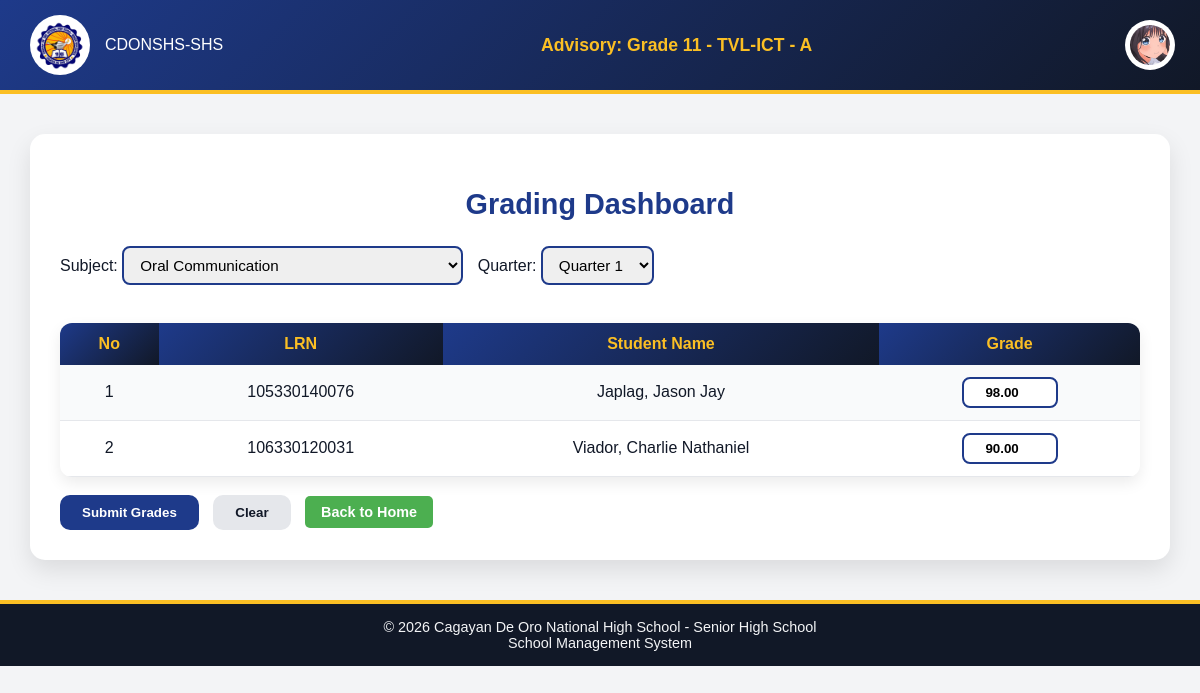
Before: /Website_Files/Teacher_Files/grading_page.php (signed in) with the older database file.
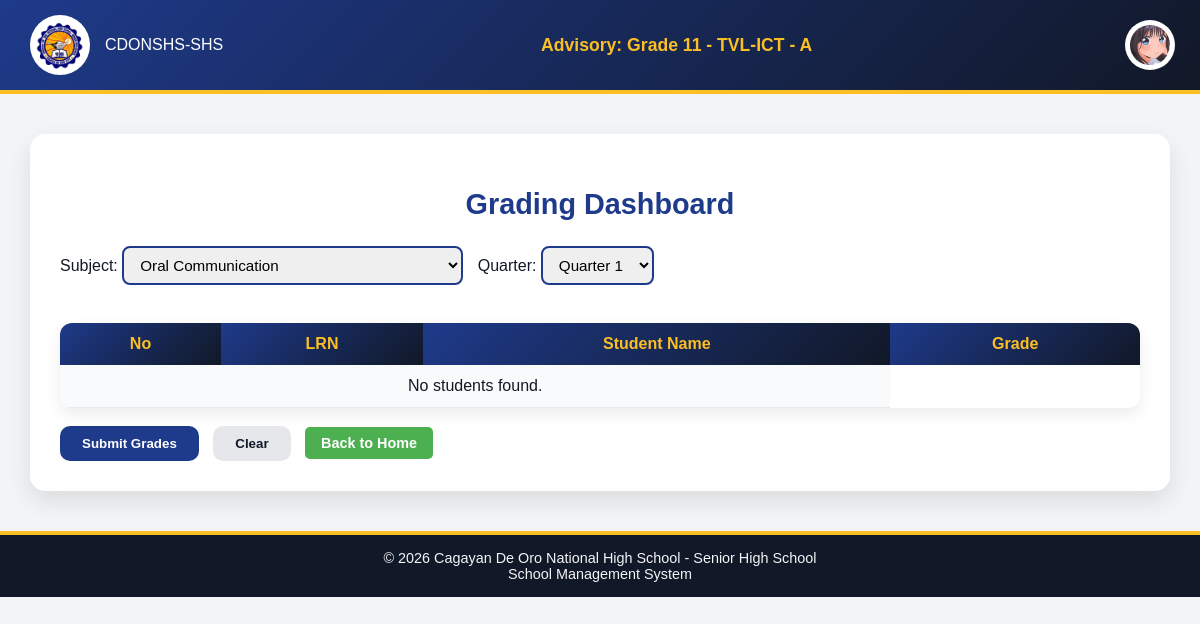
After: the same page with the newer database file.
### tables this page shows
CREATE TABLE `students` (
  `student_id` int(11) NOT NULL,
  `user_id` int(11) NOT NULL,
  `application_id` int(11) NOT NULL,
  `school_id` int(11) NOT NULL,
  `enrollment_status` enum('Active','Inactive','Graduated','Transferred') DEFAULT 'Active',
  `date_enrolled` date NOT NULL DEFAULT curdate(),
  `enlistment_status` enum('Not Enlisted','Pending','Enlisted','Rejected','Promoted') DEFAULT 'Not Enlisted',
  `school_year` varchar(9) DEFAULT NULL
);

CREATE TABLE `student_applications` (
  `application_id` int(11) NOT NULL,
  `first_name` varchar(100) NOT NULL,
  `last_name` varchar(100) NOT NULL,
  `middle_name` varchar(100) DEFAULT NULL,
  `extension_name` varchar(20) DEFAULT NULL,
  `lrn` varchar(12) NOT NULL,
  `date_of_birth` date NOT NULL,
  `gender` enum('male','female','other') NOT NULL,
  `civil_status` enum('single','married','divorced','widowed') NOT NULL,
  `house_number_street` varchar(255) NOT NULL,
  `barangay` varchar(100) NOT NULL,
  `city_municipality` varchar(100) NOT NULL,
  `province` varchar(100) NOT NULL,
  `contact_number` varchar(20) NOT NULL,
  `email` varchar(150) NOT NULL,
  `facebook_profile` varchar(255) DEFAULT NULL,
  `current_school` varchar(255) NOT NULL,
  `school_classification` enum('public','private') NOT NULL,
  `enrollment_type` enum('New','Transferee','Balik-Eskwela') NOT NULL DEFAULT 'New',
  `year_graduated` year(4) NOT NULL,
  `father_guardian_name` varchar(150) NOT NULL,
  `father_guardian_contact` varchar(20) NOT NULL,
  `mother_guardian_name` varchar(150) NOT NULL,
  `mother_guardian_contact` varchar(20) NOT NULL,
  `psa_birth_certificate` varchar(255) DEFAULT NULL,
  `form_138` varchar(255) DEFAULT NULL,
  `student_id_copy` varchar(255) DEFAULT NULL,
  `application_status` enum('Pending','Approved','Rejected') DEFAULT 'Pending',
  `remarks` text DEFAULT NULL,
  `date_submitted` timestamp NOT NULL DEFAULT current_timestamp(),
  `profile_image` varchar(255) DEFAULT NULL
);

CREATE TABLE `grade_entry` (
  `entry_id` int(11) NOT NULL,
  `student_id` int(11) NOT NULL,
  `subject_id` int(11) NOT NULL,
  `section_id` int(11) NOT NULL,
  `quarter` int(11) NOT NULL,
  `grade` decimal(5,2) NOT NULL,
  `grade_status` enum('Draft','Submitted','Approved') NOT NULL DEFAULT 'Draft'
);

### Back_End_Files/PHP_Files/get_grading_data.php (called while the page is built, shortened)
<?php
$getAdvisory = $connection->prepare("
    SELECT ta.section_id, ta.strand_id, ta.grade_level
    FROM teacher_advisory ta
    JOIN teachers t ON ta.teacher_id = t.teacher_id
    WHERE t.school_id = ?
");
$getAdvisory->bind_param("i", $_SESSION['school_id']);
$getAdvisory->execute();
$result = $getAdvisory->get_result();
$advisory = $result->fetch_assoc();
$section_id = $advisory['section_id'];
$strand_id = $advisory['strand_id'];
$grade_level = $advisory['grade_level'];
$quarter = isset($_GET['quarter']) ? intval($_GET['quarter']) : 1;
$getSubjects = $connection->prepare("
    SELECT subject_id, subject_name
    FROM subject
    WHERE strand_id = ?
    AND grade_level = ?
    ORDER BY subject_order
");
$getSubjects->bind_param("ii", $strand_id, $grade_level);
$getSubjects->execute();
$result = $getSubjects->get_result();
$subjects = $result->fetch_all(MYSQLI_ASSOC);
$subject_id = isset($_GET['subject'])
    ? intval($_GET['subject'])
    : $subjects[0]['subject_id'];
$getStudents = $connection->prepare("
SELECT s.student_id,
       CONCAT(sa.last_name, ', ', sa.first_name) AS student_name,
       ge.grade,
       s.enlistment_status,
       sa.lrn
FROM student_strand ss
JOIN students s ON ss.student_id = s.student_id
JOIN student_applications sa ON s.application_id = sa.application_id
JOIN student_subjects subj
    ON s.student_id = subj.student_id
    AND subj.subject_id = ?
LEFT JOIN grade_entry ge
    ON ge.student_id = s.student_id
    AND ge.subject_id = ?
    AND ge.section_id = ?
    AND ge.quarter = ?
WHERE ss.section_id = ?
AND subj.status = 'Enrolled'
AND s.enlistment_status = 'Enlisted'
ORDER BY sa.last_name ASC
");
$getStudents->bind_param(
    "iiiii",
    $subject_id,
    $subject_id,
    $section_id,
    $quarter,
    $section_id
);
$getStudents->execute();
$result = $getStudents->get_result();
$students = $result->fetch_all(MYSQLI_ASSOC);
?>

### Website_Files/Teacher_Files/grading_page.php (the view, shortened to what the changed rows need)
<?php
include "../../DB_Connection/Connection.php";
include "../../Back_End_Files/PHP_Files/get_grading_data.php";
?>
<!DOCTYPE html>
<html>
<head>
 <link rel="stylesheet" href="../../Design/main_design.css">
 <link rel="stylesheet" href="../../Design/profile_dropdown.css">
 <link rel="stylesheet" href="../../Design/teacher/grading_design.css">
</head>
<body>
<div class="dashboard-container">
    <h2>Grading Dashboard</h2>
    <br>
    <form method="POST">
        <table class="grade-table">
            <tr>
                <th>No</th>
                <th>LRN</th>
                <th>Student Name</th>
                <th>Grade</th>
            </tr>
            <?php if (!empty($students)) : ?>
                <?php $count = 1; foreach ($students as $student) : ?>
                    <tr>
                        <td><?= $count++ ?></td>
                         <td>
                            <?= htmlspecialchars($student['lrn']) ?>
                        </td>
                        <td>
                            <?= htmlspecialchars($student['student_name']) ?>
                        </td>
                        <td>
                            <input type="number"
                                   name="grades[<?= $student['student_id'] ?>]"
                                   value="<?= isset($student['grade']) && $student['grade'] ? $student['grade'] : 60 ?>"
                                   min="0"
                                   max="100"
                                   step="0.01">
                        </td>
                    </tr>
                <?php endforeach; ?>
            <?php else : ?>
                <tr>
                    <td colspan="3">No students found.</td>
                </tr>
            <?php endif; ?>
        </table>
        <br>
    </form>
</div>
</body>
</html>

Changed rows visible on the page:
no longer on this page (row edited): students: application.lrn "105330140076", student_name "Japlag, Jason Jay", grade "98.00"
no longer on this page (row edited): students: application.lrn "106330120031", student_name "Viador, Charlie Nathaniel", grade "90.00"
Other visible differences:
text now shown: "No students found."
